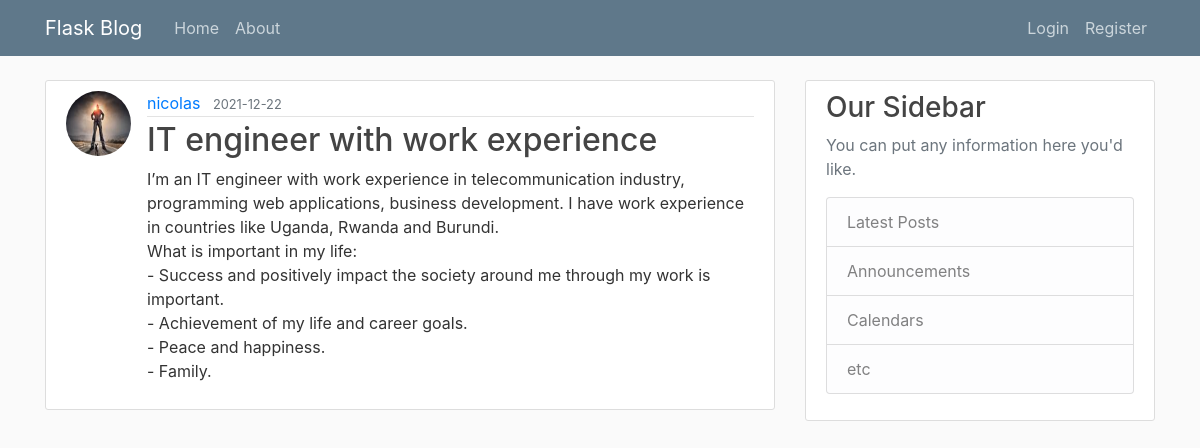
Page /post/9 on the committed database.
### blog/models.py (models this page shows, shortened)
class User(db.Model, UserMixin):
    id = db.Column(db.Integer, primary_key=True)
    username = db.Column(db.String(20),
                         unique=True,
                         nullable=False)
    email = db.Column(db.String(120),
                      unique=True,
                      nullable=False)
    image_file = db.Column(db.String(20),
                           nullable=False,
                           default='default.jpg')
    password = db.Column(db.String(60),
                         nullable=False)
    posts = db.relationship('Post', backref='author', lazy=True)

class Post(db.Model):
    id = db.Column(db.Integer, primary_key=True)
    title = db.Column(db.String(100),
                      nullable=False)
    date = db.Column(db.DateTime, nullable=False, default=datetime.utcnow)
    content = db.Column(db.Text,
                        nullable=False)
    user_id = db.Column(db.Integer, db.ForeignKey('user.id'), nullable=False)

### blog/routes.py (the view)
@app.route("/post/<int:post_id>")
def post(post_id):
    post = Post.query.get_or_404(post_id)
    return render_template('post.html', title='post.title', post=post)

### blog/templates/post.html (shortened to what this page needs)
{% extends 'base.html' %}
{% block content %}
    <article class="media content-section">
        <img src="{{ url_for('static', filename='profile/'+ post.author.image_file) }}" class="rounded-circle article-img" alt="">
        <div class="media-body">
        <div class="article-metadata">
            <a class="mr-2" href="{{ url_for('user_posts', username=post.author.username) }}">{{ post.author.username }}</a>
            <small class="text-muted">{{ post.date.strftime('%Y-%m-%d') }}</small>
        </div>
        <h2 class="article-title">{{ post.title }}</h2>
        <p class="article-content">{{ post.content }}</p>
        </div>
    </article>
{% endblock %}

### blog/static/main.css (style rules this page uses)
body { background: #fafafa; color: #333333; margin-top: 5rem; }
h1, h2, h3, h4, h5, h6 { color: #444444; }
.content-section { background: #ffffff; padding: 10px 20px; border: 1px solid #dddddd; border-radius: 3px; margin-bottom: 20px; }
.article-title { color: #444444; }
.article-content { white-space: pre-line; }
.article-img { height: 65px; width: 65px; margin-right: 16px; }
.article-metadata { padding-bottom: 1px; margin-bottom: 4px; border-bottom: 1px solid #e3e3e3 }

### rows in the picture
User: image_file (picture), author.username "nicolas"
Post: date "2021-12-22", title "IT engineer with work experience", content "I’m an IT engineer with work experience in telecommunication industry, programming web applications, business development. I have work experience in countries like Uganda, Rwanda and Burundi. What is important in my life: - Success and positively impact the society around me through my work is important. - Achievement of my life and career goals. - Peace and happiness. - Family."
